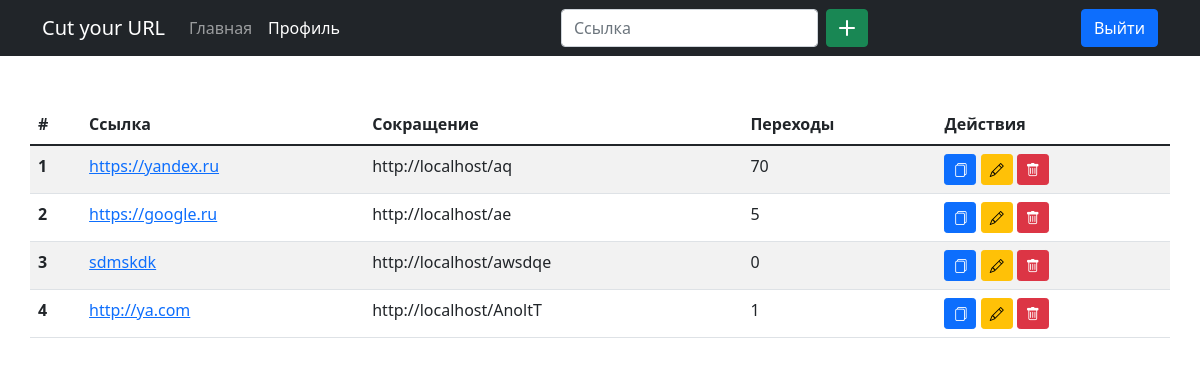
The app's page /profile.php (signed in) with its own data.
### tables this page shows
CREATE TABLE `links` (
  `id` int(11) NOT NULL,
  `user_id` int(11) NOT NULL,
  `orginal_link` varchar(256) DEFAULT NULL,
  `short_link` varchar(20) DEFAULT NULL,
  `views` int(11) NOT NULL DEFAULT '0'
);

### includes/functions.php (called while the page is built, shortened)
<?php
function get_url($page = "")
{
   return HOST . "/$page";
}
function db()
{
   try {
      return new PDO(
         "mysql:host=" . DB_HOST . "; dbname=" . DB_NAME . "; charset=utf8",
         DB_USER,
         DB_PASS,
         [
            PDO::ATTR_EMULATE_PREPARES => false,
            PDO::ATTR_ERRMODE => PDO::ERRMODE_EXCEPTION,
            PDO::ATTR_DEFAULT_FETCH_MODE => PDO::FETCH_ASSOC
         ]
      );
   } catch (PDOException $e) {
      die($e->getMessage());
   }
}
function db_query($sql = "", $exec = false)
{
   return db()->query($sql);
}
function getUserLinks($user_id)
{
   return db_query("SELECT * FROM `links` WHERE `user_id`= '$user_id';")->fetchAll();
}

### profile.php (the view, shortened to what this page needs)
<?php require "includes/header_pf.php"; ?>
<?php
$links = getUserLinks($_SESSION['user']['id']);
?>
<main class="container">
	<div class="row mt-5">
		<table class="table table-striped">
			<thead>
				<tr>
					<th scope="col">#</th>
					<th scope="col">Ссылка</th>
					<th scope="col">Сокращение</th>
					<th scope="col">Переходы</th>
					<th scope="col">Действия</th>
				</tr>
			</thead>
			<tbody>
				<?php foreach ($links as $key => $link) { ?>
					<tr>
						<th scope="row"><?php echo $key + 1; ?></th>
						<td><a href="<?php echo $link['orginal_link']; ?>" target="_blank"><?php echo $link['orginal_link']; ?></a></td>
						<td class="short-link"><?php echo get_url($link['short_link']); ?></td>
						<td><?php echo $link['views']; ?></td>
						<td>
							<a href="#" class="btn btn-primary btn-sm copy-btn" title="Скопировать в буфер" data-clipboard-text="<?php echo get_url($link['short_link']); ?>"><i class="bi bi-files"></i></a>
							<a href="<?php echo get_url('includes/edit.php?user_id=' . $_SESSION['user']['id'] .
											'&id=' . $link['id']); ?>" class="btn btn-warning btn-sm" title="Редактировать"><i class="bi bi-pencil"></i></a>
							<a href="<?php echo get_url('includes/delete.php?id=' . $link['id']); ?>" class="btn btn-danger btn-sm" title="Удалить"><i class="bi bi-trash"></i></a>
						</td>
					</tr>
				<?php } ?>
			</tbody>
		</table>
	</div>
</main>
<?php require "includes/footer_pf.php"; ?>

### includes/header_pf.php (shortened to what this page needs)
<?php
require "includes/functions.php";
?>
<!doctype html>
<html lang="ru">
<head>
   <link href="https://cdn.jsdelivr.net/npm/bootstrap@5.1.2/dist/css/bootstrap.min.css" rel="stylesheet">
   <link rel="stylesheet" href="https://cdn.jsdelivr.net/npm/bootstrap-icons@1.5.0/font/bootstrap-icons.css">
</head>
<body>
   <header>
      <nav class="navbar navbar-expand-lg navbar-dark bg-dark">
         <div class="container">
            <a class="navbar-brand" href="<?php echo get_url(); ?>"><?php echo SITE_NAME; ?></a>
            <div class="collapse navbar-collapse" id="navbarSupportedContent">
               <ul class="navbar-nav me-auto mb-2 mb-lg-0">
                  <li class="nav-item">
                     <a class="nav-link" aria-current="page" href="<?php echo get_url(); ?>">Главная</a>
                  </li>
                  <li class="nav-item">
                     <a class="nav-link active" href="<?php echo get_url("profile.php"); ?>">Профиль</a>
                  </li>
               </ul>
               <form class="d-flex" action="includes/add.php" method="post">
                  <input class="form-control me-2" type="text" placeholder="Ссылка" aria-label="Ссылка" name="link">
                  <button class="btn btn-success" type="submit"><i class="bi bi-plus-lg"></i></button>
               </form>
               <ul class="navbar-nav ms-auto mb-2 mb-lg-0">
                  <li class="nav-item">
                     <a href="<?php echo get_url("includes/logout.php"); ?>" class="btn btn-primary">Выйти</a>
                  </li>
               </ul>
            </div>
         </div>
      </nav>
   </header>

### includes/footer_pf.php (shortened to what this page needs)
</body>
</html>

### records on screen
links: orginal_link "https://yandex.ru", short_link "http://localhost/aq", views "70"
links: orginal_link "https://google.ru", short_link "http://localhost/ae", views "5"
links: orginal_link "sdmskdk", short_link "http://localhost/awsdqe", views "0"
links: orginal_link "http://ya.com", short_link "http://localhost/AnoltT", views "1"

### other values on screen
SITE_NAME "Cut your URL"
